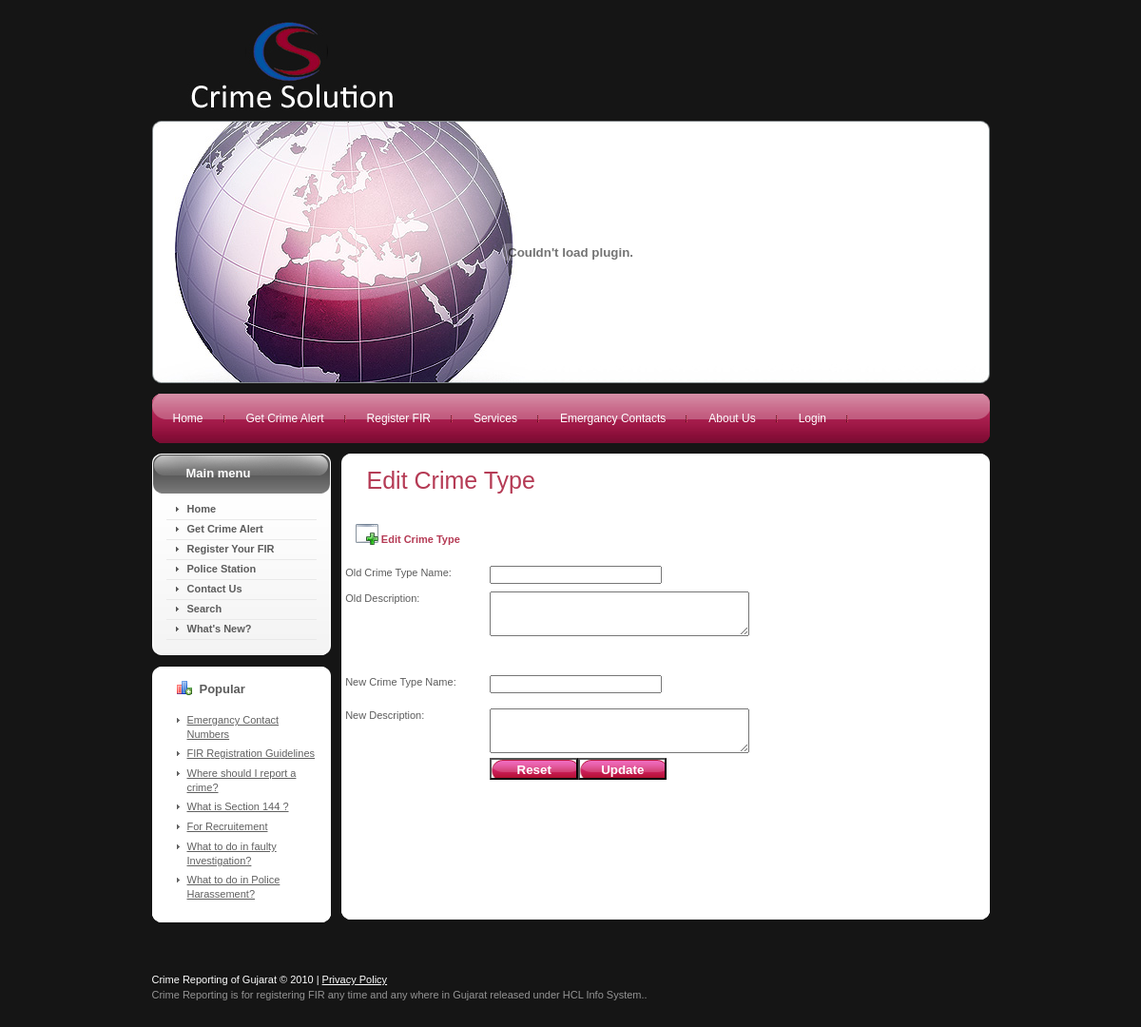
Page /editcrimetype.php?crimetype=MURDER on the earlier database version.
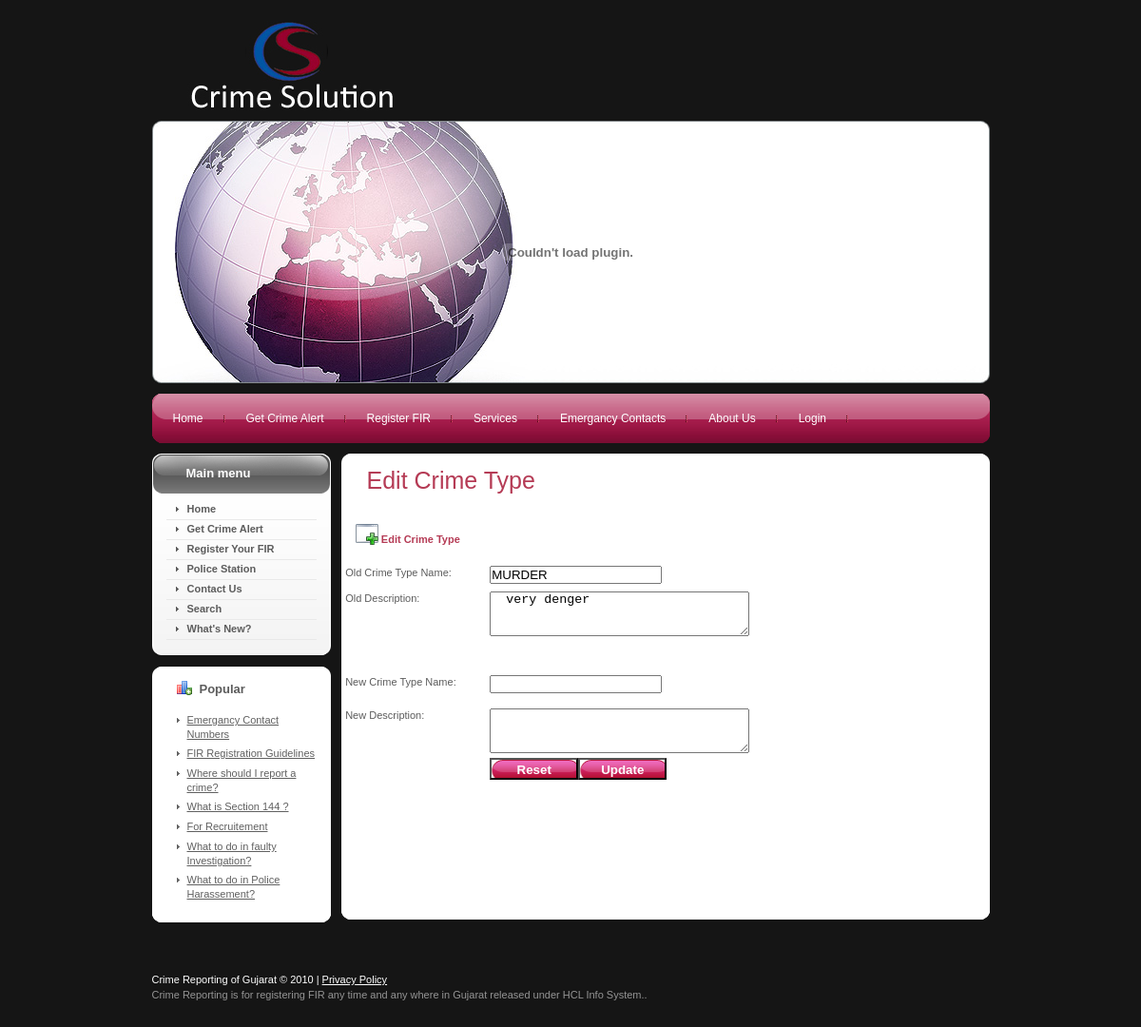
Same page on the later database version.
### tables this page shows
CREATE TABLE `mstr_crimetype` (
  `crime_id` int(10) unsigned NOT NULL AUTO_INCREMENT,
  `crime_type` varchar(45) NOT NULL,
  `description` varchar(45) NOT NULL,
  PRIMARY KEY (`crime_id`)
);

### editcrimetype.php (the view, shortened to what this page needs)
<?php
include("header.php");
$crimetype = $_GET['crimetype'];
$selectQuery = "select *from mstr_crimetype where crime_type = '".$crimetype."' ";
$rs = mysql_query($selectQuery);
$record = mysql_fetch_array($rs);
?>
<div id="content">
  <div class="clear">
<div id="left">
    <div class="left-indent"><div class="clear">
    <div class="wrapper-box module_menu"><div class="border-top"><div class="border-bottom">
    <div class="border-left"><div class="border-right"><div class="corner-top-left">
    <div class="corner-top-right"><div class="corner-bottom-left">
    <div class="corner-bottom-right clear">
	<div class="wrapper-box-indent">
    <div class="box-title">
    <div class="border1-top">
    <div class="border1-bottom">
    <div class="border1-left">
    <div class="border1-right">
    <div class="corner1-top-left">
    <div class="corner1-top-right">
    <div class="corner1-bottom-left">
    <div class="corner1-bottom-right clear">
	<h3>Main menu</h3>
	</div>
	</div>
	</div>
	</div>
	</div>
	</div>
	</div>
	</div>
	</div>
    <div class="main-box">
    <div class="clear">
	<ul class="menu">
	                 <li id="current" class="active item1">	<a href=""><span>Home</span></a></li>
	                 <li class="item2"><a href=""><span>Get Crime Alert </span></a></li>
					 <li class="item59"><a href="">Register Your FIR </a></li>
					 <li class="item60"><a href="">Police Station </a></li>
					 <li class="item61"><a href=""><span>Contact Us</span></a></li>
					 <li class="item62"><a href=""><span>Search</span></a></li>
					 <li class="item63"><a href=""><span>What's New? </span></a></li>
	</ul>
	</div>
    </div>
    </div>
    </div>
	</div>
	</div>
	</div>
	</div>
	</div>
	</div>
	</div>
    </div>
	<div class="wrapper-box module s1">
	<div class="border-top">
	<div class="border-bottom">
	<div class="border-left">
	<div class="border-right">
	<div class="corner-top-left">
	<div class="corner-top-right">
	<div class="corner-bottom-left">
	<div class="corner-bottom-right clear">
	<div class="wrapper-box-indent">
	<div class="box-title">
    <div class="border1-top">
	<div class="border1-bottom">
	<div class="border1-left">
	<div class="border1-right">
	<div class="corner1-top-left">
	<div class="corner1-top-right">
	<div class="corner1-bottom-left">
	<div class="corner1-bottom-right clear">
	<h3>Popular</h3>
	</div>
	</div>
	</div>
	</div>
	</div>
	</div>
	</div>
	</div>
	</div>
	<div class="main-box">
	<div class="clear">
	  <ul class="mostread s1">
	    <li class="mostread s1"><a href="" class="mostread s1">Emergancy Contact Numbers</a></li>
	    <li class="mostread s1"><a href="" class="mostread s1">FIR Registration Guidelines</a></li>
		<li class="mostread s1"><a 	href=""	class="mostread s1"> Where should I report a crime? </a></li>
		<li class="mostread s1"><a 	href=""	class="mostread s1">What is Section 144 ?</a></li>
		<li class="mostread s1"><a 	href=""	class="mostread s1">For Recruitement </a></li>
		<li class="mostread s1"><a 	href=""	class="mostread s1">What to do in faulty Investigation?</a></li>
		<li class="mostread s1"><a 	href=""	class="mostread s1">What to do in Police Harassement?</a></li>
		</ul>
	</div>
	</div>
	</div>
	</div>
	</div>
	</div>
	</div>
	</div>
	</div>
	</div>
	</div>
	</div>
	</div>
	</div>
	</div>
	<div id="container" class="wrapper-container">
       <div class="corner-top-left">
       <div class="corner-top-right">
       <div class="corner-bottom-left">
       <div class="corner-bottom-right">
<body>
<h1><span class="componentheading">Edit Crime Type </span></h1>
<p>&nbsp;</p>
<form name="editcrimetype.php" action="updatecrimetype.php" method="post">
<table width="79%" border="0" bgcolor="#FFFFFF">
<tr>
	<td colspan="6" height="35" align="left" valign="middle" class="rowBorder">&nbsp;&nbsp;&nbsp;&nbsp;
		<img src="images/view.png" align="absbottom"/> <span class="highlight">Edit Crime Type </span></td>
	<td width="1%"></span><td width="1%"></td>
</tr>
<tr>
	<td height="10" colspan="4"></td>
</tr>
<tr>
	<td width="1%" height="27">&nbsp;</td>
  	<td width="36%" class="formField"><span class="style4 tableHeading style2">Old Crime Type Name</span>:</td>
	<td width="32%" ><input  readonly="yes" type="text" id="crimetype" name="crimetype" value="<?php echo $record["crime_type"]; ?>"/>
				</td>
	<td width="27%"></td>
</tr>
<tr>
  <td height="88">&nbsp;</td>
  <td class="formField">Old Description: </td>
  <td ><textarea name="oldcrimedesc" cols="32" rows="3"  id="oldcrimedesc" readonly="readonly" >
  <?php echo $record["description"]; ?></textarea></td>
  <td>&nbsp;</td>
</tr>
<tr>
  <td height="35">&nbsp;</td>
  <td class="formField">New Crime Type Name: </td>
  <td ><input type="text" id="newcrimedesc" name="newcrimedesc" /></td>
  <td>&nbsp;</td>
</tr>
<tr>
	<td width="1%">&nbsp;</td>
  	<td width="36%" class="formField">New  Description: </td>
	<td width="32%" >
	  <textarea name="newcrimedesc" cols="32" rows="3"  id="newcrimedesc"></textarea>
      </td>
	<td width="27%">&nbsp;</td>
</tr>
<tr>
	<td height="5" colspan="4"></td>
</tr>
<tr>
	<td width="1%">&nbsp;</td>
  	<td width="36%"></td>
	<td colspan="2" ><input name="reset" type="reset" class="header-button"  id="reset" value="Reset"/>
	<input name="update" type="submit" class="header-button"  id="update" value="Update"/></td>
</tr>
<tr>
	<td height="5" colspan="4"></td>
</tr>
</table>
</form>
<p>&nbsp;</p>
<p>&nbsp;</p>
<p>&nbsp;</p>
<p>&nbsp;</p>
<p>&nbsp;</p>
</div>
       </div>
	</div>
	</div>
	</div>
<p>&nbsp;</p>
<?php include("footer.php");?>
</body>
</html>

### header.php (shortened to what this page needs)
<!DOCTYPE HTML PUBLIC "-//W3C//DTD XHTML 1.0 Transitional//EN" "http://www.w3.org/TR/xhtml1/DTD/xhtml1-transitional.dtd">
<html dir="ltr" xml:lang="en-gb" xmlns="http://www.w3.org/1999/xhtml" lang="en-gb"><head>
<link rel="stylesheet" type="text/css" href="css/message.css" media="all">
<link rel="stylesheet" href="files/template.css" type="text/css">
<link rel="stylesheet" href="files/constant.css" type="text/css">
</head>
<body id="body">
<div class="main">
    <div class="row-logo clear">
     <div class="fleft">
       <h1 id="logo"> <a href="" title="business"><img src="images/crimesolutions_logo1.jpg"
	                   alt="logo" width="251" height="95" title="business" /></a> </h1>
     </div>
   </div>
	<div class="header-box clear">
	<object classid="clsid:166B1BCA-3F9C-11CF-8075-444553540000" codebase="http://download.macromedia.com/pub/shockwave/cabs/director/sw.cab#version=8,5,0,0" width="881" height="276">
       <embed src="files/flashbanner.swf" pluginspage="http://www.macromedia.com/shockwave/download/" width="881" height="276"></embed>
     </object>
	</div>
		<div class="row-top-menu wrapper-top-menu clear">
    	<div class="border-top">
        	<div class="border-bottom">
            	<div class="border-left">
                	<div class="border-right">
                    	<div class="corner-top-left">
                        	<div class="corner-top-right">
                            	<div class="corner-bottom-left">
                                	<div class="corner-bottom-right clear">
                                    	<div class="module">
        <ul class="menu-nav">
		<li class="item53"><a href="home.php"><span>Home</span></a></li>
		<li class="item55"><a href="crimealert.php"><span>Get Crime Alert</span></a></li>
		<li class="item56"><a href="FIRreg1.php"><span>Register FIR </span></a></li>
		<li class="item57"><a href="viewmissing_citizen.php"><span>Services</span></a></li>
		<li class="item58"><a href="econtact.php"><span>Emergancy Contacts</span></a></li>
		<li class="item53"><a href="aboutus.php"><span>About Us</span></a></li>
		<?php if(isset($_SESSION['username'])) {?>
		<li class="item58"><a href="logout.php"><span>Logout</span></a></li>
		<?php } else {?>
				<li class="item58"><a href="index.php"><span>Login</span></a></li>
		<?php }?>
		</ul>
    </div>
                                    </div>
                                </div>
                            </div>
                        </div>
                    </div>
                </div>
            </div>
        </div>
    </div>

### footer.php
<div class="footer clear">
    	<span>Crime Reporting of Gujarat  © 2010  |  <a href="#">Privacy Policy</a></span> Crime Reporting is for registering FIR any time and any where in Gujarat released under HCL Info System.. &nbsp;&nbsp;&nbsp;
    </div>
</div>
</body></html>

### files/constant.css (style rules this page uses)
* { padding:0px 0px 0px 0px; margin:0px 0px 0px 0px; }
html { height:100% }
body { text-align:center; }
table { border-collapse:collapse; border:0px; padding:0; }
td { vertical-align:top }
img { border:none }
h1 { font-size:130% }
h3 { font-size:110% }
p { padding:0px 0px 13px 0px; }
ul { list-style:disc; margin:0px 0px 0px 15px; }
.main { text-align:left }

Differences in the rows shown:
added mstr_crimetype: crimetype "MURDER", oldcrimedesc "very denger"
